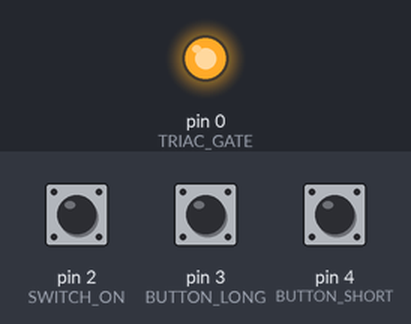
This sketch was run on a simulated Arduino Uno, built with avr-gcc and run on an emulated ATmega328P. Parts: output pins drawn as LEDs (lit = HIGH). The test bench sets the inputs (shaded band); at power-on: pin 2 (SWITCH_ON) HIGH, pin 3 (BUTTON_LONG) HIGH, pin 4 (BUTTON_SHORT) HIGH.

Above: at 1.2 s.
1.3 s: pin 2 (SWITCH_ON) pulled LOW for 0.15 s
At 1.37 s:
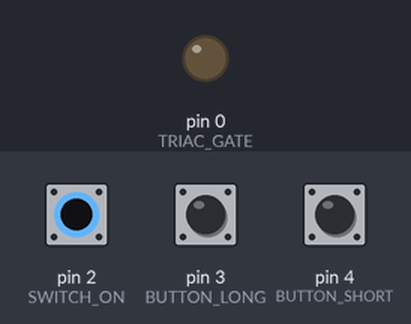
2.9 s: pin 2 (SWITCH_ON) pulled LOW for 3.2 s
At 6.9 s:
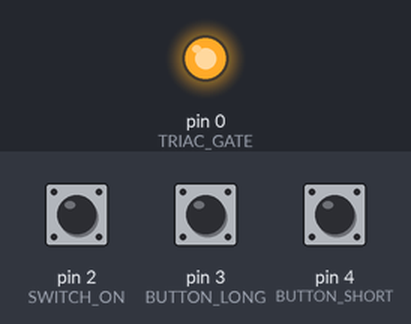
7.6 s: pin 3 (BUTTON_LONG) pulled LOW for 0.15 s
At 8.0 s:
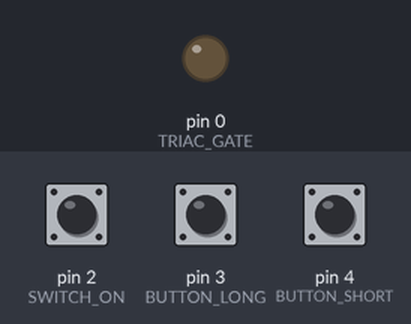
Timing chart, 0 to 10.6 s (numbered marks = the images above; inputs shaded):
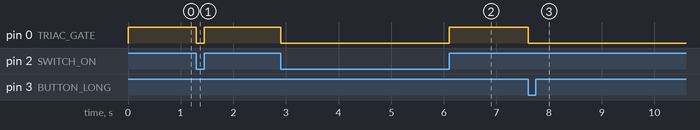

Measured:
- after the input at 1.3 s, pin 0 (TRIAC_GATE): HIGH → LOW at once, → HIGH 0.15 s later
- after the input at 2.9 s, pin 0 (TRIAC_GATE): HIGH → LOW at once, → HIGH 3.2 s later
- after the input at 7.6 s, pin 0 (TRIAC_GATE): HIGH → LOW at once

The sketch:

Ventilation_timer.ino
```cpp
const uint8_t BUTTON_SHORT = 4;
const uint8_t BUTTON_LONG = 3;
const uint8_t SWITCH_ON = 2;
const uint8_t TRIAC_GATE = 0;

const uint32_t LONG_ON  = 45 * 60 * 1000ul;
const uint32_t SHORT_ON = 10 * 60 * 1000ul;

void setup() {
  pinMode(BUTTON_SHORT, INPUT_PULLUP);
  pinMode(BUTTON_LONG, INPUT_PULLUP);
  pinMode(SWITCH_ON, INPUT_PULLUP);
  pinMode(TRIAC_GATE, OUTPUT);
  digitalWrite(TRIAC_GATE, HIGH);           // TRIAC gate is active LOW.
}

bool ventilationOn;
uint32_t ventilationTime;
uint32_t lastOnRequest;

void loop() {
  uint32_t timeOn = millis() - lastOnRequest;
  uint32_t timeRemaining = ventilationTime - timeOn;
  if (digitalRead(SWITCH_ON) == LOW) {
    ventilationOn = true;
  }
  else {
    if (ventilationOn) {
      if (timeOn > ventilationTime) {
        ventilationOn = false;
        timeRemaining = 0;
        ventilationTime = 0;
      }
    }
    if (digitalRead(BUTTON_SHORT) == LOW) {
      ventilationOn = true;
      if (timeRemaining < SHORT_ON) {
        ventilationTime = SHORT_ON;
        lastOnRequest = millis();
      }
    }
    if (digitalRead(BUTTON_LONG) == LOW) {
      ventilationOn = true;
      if (timeRemaining < LONG_ON) {
        ventilationTime = LONG_ON;
        lastOnRequest = millis();
      }
    }
  }
  digitalWrite(TRIAC_GATE, ventilationOn ? LOW : HIGH);
}
```
